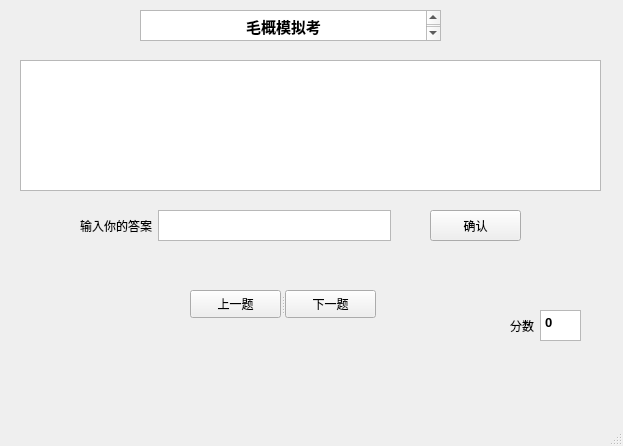
<?xml version="1.0" encoding="UTF-8"?>
<ui version="4.0">
 <class>MainWindow</class>
 <widget class="QMainWindow" name="MainWindow">
  <property name="geometry">
   <rect>
    <x>0</x>
    <y>0</y>
    <width>623</width>
    <height>446</height>
   </rect>
  </property>
  <property name="windowTitle">
   <string>MainWindow</string>
  </property>
  <widget class="QWidget" name="centralwidget">
   <widget class="QTextBrowser" name="textBrowser">
    <property name="geometry">
     <rect>
      <x>140</x>
      <y>10</y>
      <width>301</width>
      <height>31</height>
     </rect>
    </property>
    <property name="html">
     <string>&lt;!DOCTYPE HTML PUBLIC &quot;-//W3C//DTD HTML 4.0//EN&quot; &quot;http://www.w3.org/TR/REC-html40/strict.dtd&quot;&gt;
&lt;html&gt;&lt;head&gt;&lt;meta name=&quot;qrichtext&quot; content=&quot;1&quot; /&gt;&lt;style type=&quot;text/css&quot;&gt;
p, li { white-space: pre-wrap; }
&lt;/style&gt;&lt;/head&gt;&lt;body style=&quot; font-family:'SimSun'; font-size:9pt; font-weight:400; font-style:normal;&quot;&gt;
&lt;p align=&quot;center&quot; style=&quot; margin-top:0px; margin-bottom:0px; margin-left:0px; margin-right:0px; -qt-block-indent:0; text-indent:0px;&quot;&gt;&lt;span style=&quot; font-size:11pt; font-weight:600;&quot;&gt;毛概模拟考&lt;/span&gt;&lt;/p&gt;&lt;/body&gt;&lt;/html&gt;</string>
    </property>
   </widget>
   <widget class="QTextBrowser" name="textBrowser_2">
    <property name="geometry">
     <rect>
      <x>20</x>
      <y>60</y>
      <width>581</width>
      <height>131</height>
     </rect>
    </property>
   </widget>
   <widget class="QPushButton" name="pushButton">
    <property name="geometry">
     <rect>
      <x>430</x>
      <y>210</y>
      <width>91</width>
      <height>31</height>
     </rect>
    </property>
    <property name="text">
     <string>确认</string>
    </property>
   </widget>
   <widget class="QWidget" name="layoutWidget">
    <property name="geometry">
     <rect>
      <x>80</x>
      <y>210</y>
      <width>311</width>
      <height>31</height>
     </rect>
    </property>
    <layout class="QHBoxLayout" name="horizontalLayout">
     <item>
      <widget class="QLabel" name="label">
       <property name="text">
        <string>输入你的答案</string>
       </property>
      </widget>
     </item>
     <item>
      <widget class="QTextEdit" name="textEdit">
       <property name="html">
        <string>&lt;!DOCTYPE HTML PUBLIC &quot;-//W3C//DTD HTML 4.0//EN&quot; &quot;http://www.w3.org/TR/REC-html40/strict.dtd&quot;&gt;
&lt;html&gt;&lt;head&gt;&lt;meta name=&quot;qrichtext&quot; content=&quot;1&quot; /&gt;&lt;style type=&quot;text/css&quot;&gt;
p, li { white-space: pre-wrap; }
&lt;/style&gt;&lt;/head&gt;&lt;body style=&quot; font-family:'SimSun'; font-size:9pt; font-weight:400; font-style:normal;&quot;&gt;
&lt;p style=&quot;-qt-paragraph-type:empty; margin-top:0px; margin-bottom:0px; margin-left:0px; margin-right:0px; -qt-block-indent:0; text-indent:0px;&quot;&gt;&lt;br /&gt;&lt;/p&gt;&lt;/body&gt;&lt;/html&gt;</string>
       </property>
      </widget>
     </item>
    </layout>
   </widget>
   <widget class="QSplitter" name="splitter">
    <property name="geometry">
     <rect>
      <x>190</x>
      <y>290</y>
      <width>186</width>
      <height>28</height>
     </rect>
    </property>
    <property name="orientation">
     <enum>Qt::Horizontal</enum>
    </property>
    <widget class="QPushButton" name="pushButton_up">
     <property name="text">
      <string>上一题</string>
     </property>
    </widget>
    <widget class="QPushButton" name="pushButton_next">
     <property name="text">
      <string>下一题</string>
     </property>
    </widget>
   </widget>
   <widget class="QLabel" name="label_ques">
    <property name="geometry">
     <rect>
      <x>520</x>
      <y>20</y>
      <width>72</width>
      <height>15</height>
     </rect>
    </property>
    <property name="text">
     <string/>
    </property>
   </widget>
   <widget class="QLabel" name="label_status">
    <property name="geometry">
     <rect>
      <x>210</x>
      <y>350</y>
      <width>161</width>
      <height>31</height>
     </rect>
    </property>
    <property name="text">
     <string/>
    </property>
   </widget>
   <widget class="QLabel" name="label_select">
    <property name="geometry">
     <rect>
      <x>30</x>
      <y>20</y>
      <width>72</width>
      <height>15</height>
     </rect>
    </property>
    <property name="text">
     <string/>
    </property>
   </widget>
   <widget class="QWidget" name="">
    <property name="geometry">
     <rect>
      <x>510</x>
      <y>310</y>
      <width>71</width>
      <height>31</height>
     </rect>
    </property>
    <layout class="QHBoxLayout" name="horizontalLayout_2">
     <item>
      <widget class="QLabel" name="label_2">
       <property name="text">
        <string>分数</string>
       </property>
      </widget>
     </item>
     <item>
      <widget class="QTextBrowser" name="textBrowser_score">
       <property name="html">
        <string>&lt;!DOCTYPE HTML PUBLIC &quot;-//W3C//DTD HTML 4.0//EN&quot; &quot;http://www.w3.org/TR/REC-html40/strict.dtd&quot;&gt;
&lt;html&gt;&lt;head&gt;&lt;meta name=&quot;qrichtext&quot; content=&quot;1&quot; /&gt;&lt;style type=&quot;text/css&quot;&gt;
p, li { white-space: pre-wrap; }
&lt;/style&gt;&lt;/head&gt;&lt;body style=&quot; font-family:'SimSun'; font-size:9pt; font-weight:400; font-style:normal;&quot;&gt;
&lt;p style=&quot; margin-top:0px; margin-bottom:0px; margin-left:0px; margin-right:0px; -qt-block-indent:0; text-indent:0px;&quot;&gt;&lt;span style=&quot; font-size:10pt; font-weight:600;&quot;&gt;0&lt;/span&gt;&lt;/p&gt;&lt;/body&gt;&lt;/html&gt;</string>
       </property>
      </widget>
     </item>
    </layout>
   </widget>
  </widget>
  <widget class="QMenuBar" name="menubar">
   <property name="geometry">
    <rect>
     <x>0</x>
     <y>0</y>
     <width>623</width>
     <height>26</height>
    </rect>
   </property>
  </widget>
  <widget class="QStatusBar" name="statusbar"/>
 </widget>
 <resources/>
 <connections/>
 <slots>
  <slot>slot1()</slot>
  <slot>close_main()</slot>
 </slots>
</ui>
